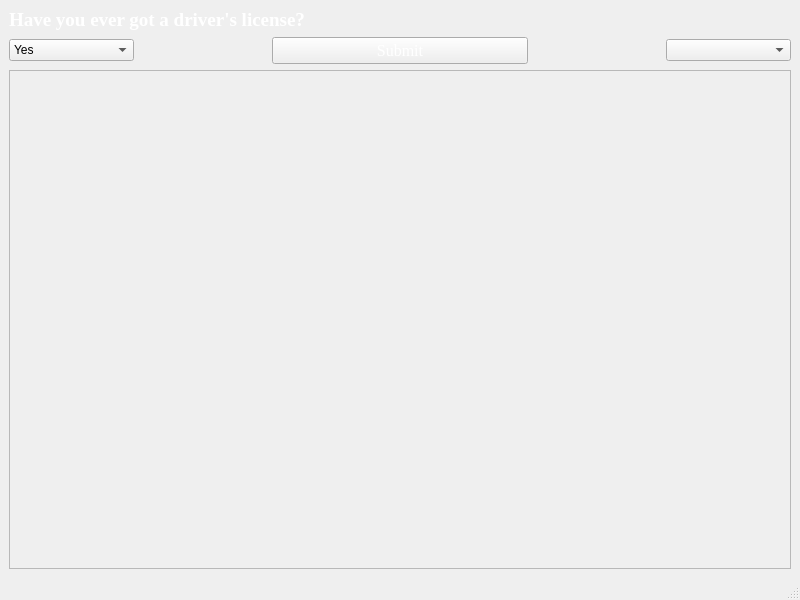
<?xml version="1.0" encoding="UTF-8"?>
<ui version="4.0">
 <class>VAAP</class>
 <widget class="QMainWindow" name="VAAP">
  <property name="enabled">
   <bool>true</bool>
  </property>
  <property name="geometry">
   <rect>
    <x>0</x>
    <y>0</y>
    <width>800</width>
    <height>600</height>
   </rect>
  </property>
  <property name="windowTitle">
   <string>MainWindow</string>
  </property>
  <property name="styleSheet">
   <string notr="true">QMainWindow{
	background-image: url(:/new/pic/road.jpg)
}</string>
  </property>
  <widget class="QWidget" name="centralwidget">
   <layout class="QGridLayout" name="gridLayout_2">
    <item row="0" column="0">
     <layout class="QGridLayout" name="gridLayout">
      <item row="1" column="2" colspan="2">
       <widget class="QPushButton" name="pushButton">
        <property name="sizePolicy">
         <sizepolicy hsizetype="Preferred" vsizetype="Preferred">
          <horstretch>0</horstretch>
          <verstretch>20</verstretch>
         </sizepolicy>
        </property>
        <property name="font">
         <font>
          <family>Times New Roman</family>
          <pointsize>12</pointsize>
         </font>
        </property>
        <property name="styleSheet">
         <string notr="true">color: white;
border-image: url(:/new/pic/buttton.png)</string>
        </property>
        <property name="text">
         <string>Submit</string>
        </property>
       </widget>
      </item>
      <item row="1" column="0">
       <widget class="QComboBox" name="comboBox_license">
        <property name="styleSheet">
         <string notr="true"/>
        </property>
        <property name="currentText">
         <string>Yes</string>
        </property>
        <item>
         <property name="text">
          <string>Yes</string>
         </property>
        </item>
        <item>
         <property name="text">
          <string>No</string>
         </property>
        </item>
       </widget>
      </item>
      <item row="0" column="3" colspan="3">
       <widget class="QLabel" name="label_2">
        <property name="font">
         <font>
          <family>Times New Roman</family>
          <pointsize>14</pointsize>
          <weight>75</weight>
          <bold>true</bold>
         </font>
        </property>
        <property name="styleSheet">
         <string notr="true">color: white;</string>
        </property>
        <property name="text">
         <string/>
        </property>
       </widget>
      </item>
      <item row="2" column="0" colspan="6">
       <widget class="QScrollArea" name="scrollArea">
        <property name="widgetResizable">
         <bool>true</bool>
        </property>
        <widget class="QWidget" name="scrollAreaWidgetContents">
         <property name="geometry">
          <rect>
           <x>0</x>
           <y>0</y>
           <width>774</width>
           <height>461</height>
          </rect>
         </property>
         <layout class="QGridLayout" name="gridLayout_3">
          <item row="0" column="0">
           <widget class="QLabel" name="label_3">
            <property name="text">
             <string/>
            </property>
           </widget>
          </item>
         </layout>
        </widget>
       </widget>
      </item>
      <item row="0" column="0" colspan="3">
       <widget class="QLabel" name="label">
        <property name="font">
         <font>
          <family>Times New Roman</family>
          <pointsize>14</pointsize>
          <weight>75</weight>
          <bold>true</bold>
         </font>
        </property>
        <property name="styleSheet">
         <string notr="true">color: white;</string>
        </property>
        <property name="text">
         <string>Have you ever got a driver's license?</string>
        </property>
       </widget>
      </item>
      <item row="1" column="1">
       <spacer name="horizontalSpacer">
        <property name="orientation">
         <enum>Qt::Horizontal</enum>
        </property>
        <property name="sizeType">
         <enum>QSizePolicy::Preferred</enum>
        </property>
        <property name="sizeHint" stdset="0">
         <size>
          <width>40</width>
          <height>20</height>
         </size>
        </property>
       </spacer>
      </item>
      <item row="1" column="5">
       <widget class="QComboBox" name="comboBox_2">
        <property name="styleSheet">
         <string notr="true"/>
        </property>
       </widget>
      </item>
      <item row="1" column="4">
       <spacer name="horizontalSpacer_2">
        <property name="orientation">
         <enum>Qt::Horizontal</enum>
        </property>
        <property name="sizeType">
         <enum>QSizePolicy::Preferred</enum>
        </property>
        <property name="sizeHint" stdset="0">
         <size>
          <width>40</width>
          <height>20</height>
         </size>
        </property>
       </spacer>
      </item>
     </layout>
    </item>
   </layout>
  </widget>
  <widget class="QMenuBar" name="menubar">
   <property name="geometry">
    <rect>
     <x>0</x>
     <y>0</y>
     <width>800</width>
     <height>26</height>
    </rect>
   </property>
  </widget>
  <widget class="QStatusBar" name="statusbar"/>
 </widget>
 <resources/>
 <connections/>
</ui>
